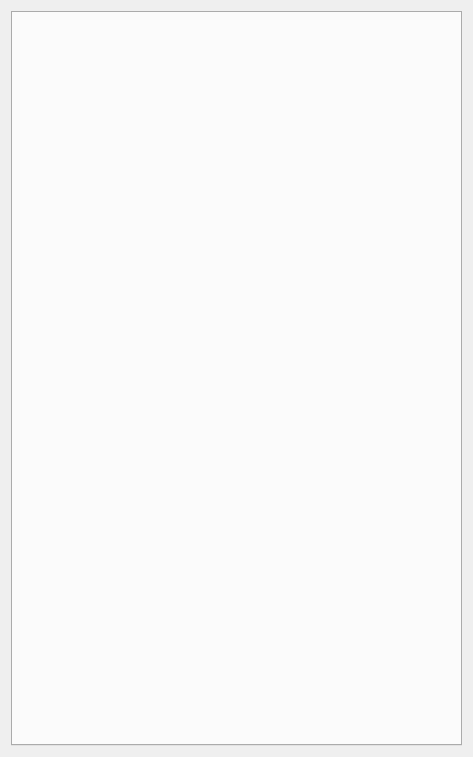
<?xml version="1.0" encoding="UTF-8"?>
<ui version="4.0">
 <exportmacro>SCHNAPPS_CORE_EXPORT</exportmacro>
 <class>SettingsWidget</class>
 <widget class="QWidget" name="SettingsWidget">
  <property name="geometry">
   <rect>
    <x>0</x>
    <y>0</y>
    <width>473</width>
    <height>757</height>
   </rect>
  </property>
  <property name="windowTitle">
   <string>Settings</string>
  </property>
  <layout class="QVBoxLayout" name="verticalLayout_2">
   <item>
    <widget class="QTabWidget" name="tabWidget">
     <property name="currentIndex">
      <number>-1</number>
     </property>
    </widget>
   </item>
  </layout>
 </widget>
 <resources/>
 <connections/>
</ui>
